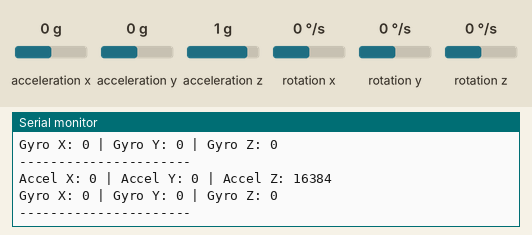
The sketch below on a simulated ESP32. Parts: the last lines printed to the serial monitor. Wiring (inferred from the names in the program): MPU-6050 motion sensor at I2C address 0x68. Inputs (shaded band) come from the test bench; at power-on: acceleration x 0 g, acceleration y 0 g, acceleration z 1 g, rotation x 0 °/s, rotation y 0 °/s, rotation z 0 °/s.

Above: at 1.3 s.
1.4 s: acceleration x set to -1.4 g
At 1.9 s:
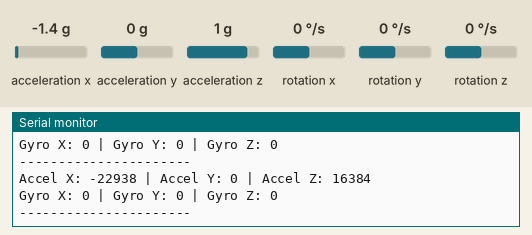
2.9 s: acceleration y set to -1.4 g
At 3.4 s:
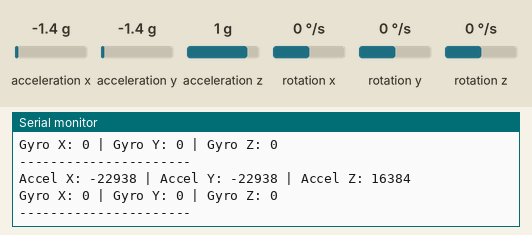
4.4 s: acceleration z set to -1.4 g
At 4.9 s:
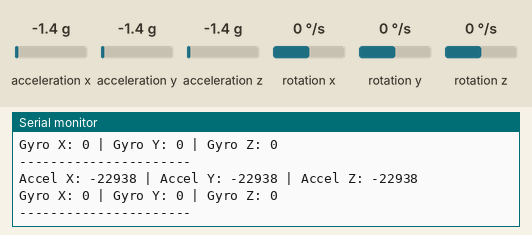
5.9 s: rotation x set to -192 °/s
At 6.5 s:
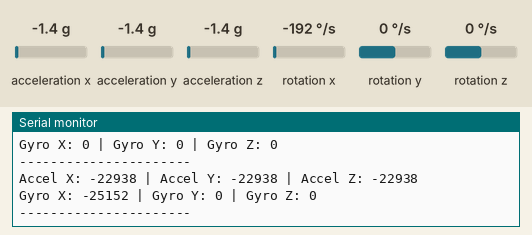
7.4 s: rotation y set to -192 °/s
At 8.0 s:
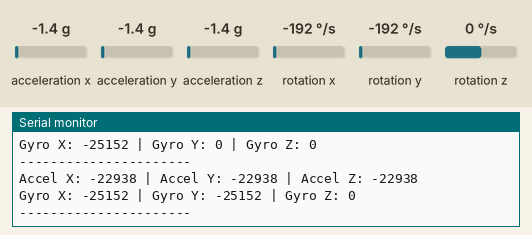

Measured:
- after the input at 1.4 s, the serial monitor: prints a new line after 0.12 s (image 1)
- after the input at 2.9 s, the serial monitor: prints a new line after 0.13 s (image 2)
- after the input at 4.4 s, the serial monitor: prints a new line after 0.15 s (image 3)
- after the input at 5.9 s, the serial monitor: prints a new line after 0.17 s (image 4)
- after the input at 7.4 s, the serial monitor: prints a new line after 0.19 s (image 5)

The sketch:

mpu6050_withesp32.ino
```cpp
#include <Wire.h>

#define MPU6050_ADDR 0x68  // I2C address of MPU6050

void setup() {
    Serial.begin(115200);
    Wire.begin(21, 22); // SDA -> GPIO21, SCL -> GPIO22

    // Wake up MPU6050 (it starts in sleep mode)
    Wire.beginTransmission(MPU6050_ADDR);
    Wire.write(0x6B);  // PWR_MGMT_1 register
    Wire.write(0);     // Set to 0 to wake up the sensor
    Wire.endTransmission();

    Serial.println("MPU6050 initialized successfully!");
}

void loop() {
    int16_t accelX, accelY, accelZ;
    int16_t gyroX, gyroY, gyroZ;

    // Read accelerometer data
    Wire.beginTransmission(MPU6050_ADDR);
    Wire.write(0x3B);  // Starting register for accelerometer
    Wire.endTransmission(false);
    Wire.requestFrom(MPU6050_ADDR, 6, true); // Request 6 bytes
    accelX = (Wire.read() << 8) | Wire.read();
    accelY = (Wire.read() << 8) | Wire.read();
    accelZ = (Wire.read() << 8) | Wire.read();

    // Read gyroscope data
    Wire.beginTransmission(MPU6050_ADDR);
    Wire.write(0x43);  // Starting register for gyroscope
    Wire.endTransmission(false);
    Wire.requestFrom(MPU6050_ADDR, 6, true); // Request 6 bytes
    gyroX = (Wire.read() << 8) | Wire.read();
    gyroY = (Wire.read() << 8) | Wire.read();
    gyroZ = (Wire.read() << 8) | Wire.read();

    // Print values
    Serial.print("Accel X: "); Serial.print(accelX);
    Serial.print(" | Accel Y: "); Serial.print(accelY);
    Serial.print(" | Accel Z: "); Serial.println(accelZ);

    Serial.print("Gyro X: "); Serial.print(gyroX);
    Serial.print(" | Gyro Y: "); Serial.print(gyroY);
    Serial.print(" | Gyro Z: "); Serial.println(gyroZ);

    Serial.println("----------------------");
    delay(500);
}
```
